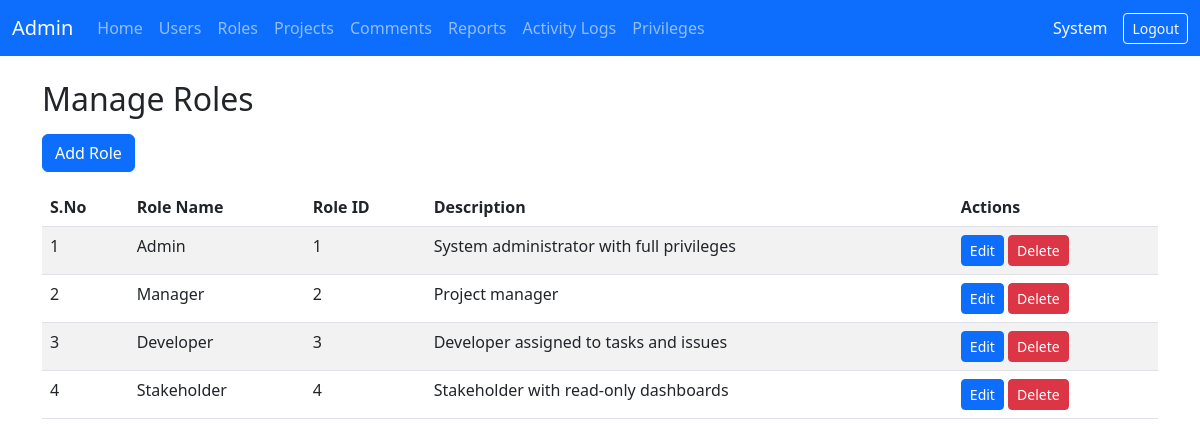
Screenshot of /admin/manage_roles.php (signed in) with the database file from the repository.
### tables this page shows
CREATE TABLE roles (
    role_id INT AUTO_INCREMENT PRIMARY KEY,
    role_name VARCHAR(50)  NOT NULL UNIQUE,
    description VARCHAR(255)
);

### auth_check.php (called while the page is built, shortened)
<?php
function h($s) {
    return htmlspecialchars($s ?? '', ENT_QUOTES, 'UTF-8');
}
?>

### admin/manage_roles.php (the view, shortened to what this page needs)
<?php
include '../connect_db.php';
include '../auth_check.php';
include '../assets/adminNavBar.php';
$roles = mysqli_query($conn, "SELECT * FROM roles ORDER BY role_id");
?>
<!DOCTYPE html>
<html lang="en">
<head>
    <link href="https://cdn.jsdelivr.net/npm/bootstrap@5.3.0/dist/css/bootstrap.min.css" rel="stylesheet">
</head>
<body class="bg-white">
    <div class="container mt-4">
        <h2 class="mb-3">Manage Roles</h2>
        <button class="btn btn-primary mb-3" data-bs-toggle="modal" data-bs-target="#createRoleModal">Add Role</button>
        <table class="table table-striped">
        <thead>
            <tr>
                <th>S.No</th>
                <th>Role Name</th>
                <th>Role ID</th>
                <th>Description</th>
                <th>Actions</th>
            </tr>
        </thead>
        <?php $srnum = 1; ?>
        <tbody>
            <?php if ($roles && mysqli_num_rows($roles) > 0) {
                while ($row = mysqli_fetch_assoc($roles)) { ?>
                    <tr>
                        <td><?php echo $srnum++; ?></td>
                        <td><?php echo h($row['role_name']); ?></td>
                        <td><?php echo (int)$row['role_id']; ?></td>
                        <td><?php echo h($row['description']); ?></td>
                        <td>
                            <button class="btn btn-sm btn-primary" data-bs-toggle="modal" data-bs-target="#editRoleModal<?php echo (int)$row['role_id']; ?>">Edit</button>
                            <button class="btn btn-sm btn-danger"  data-bs-toggle="modal" data-bs-target="#deleteRoleModal<?php echo (int)$row['role_id']; ?>">Delete</button>
                        </td>
                    </tr>
                <?php
                }
            }
            ?>
        </tbody>
        </table>
    </div>
</body>
</html>

### rows the page displays
roles: role_name "Admin", role_id "1", description "System administrator with full privileges"
roles: role_name "Manager", role_id "2", description "Project manager"
roles: role_name "Developer", role_id "3", description "Developer assigned to tasks and issues"
roles: role_name "Stakeholder", role_id "4", description "Stakeholder with read-only dashboards"

### other values shown
$_SESSION['first_name'] "System"
